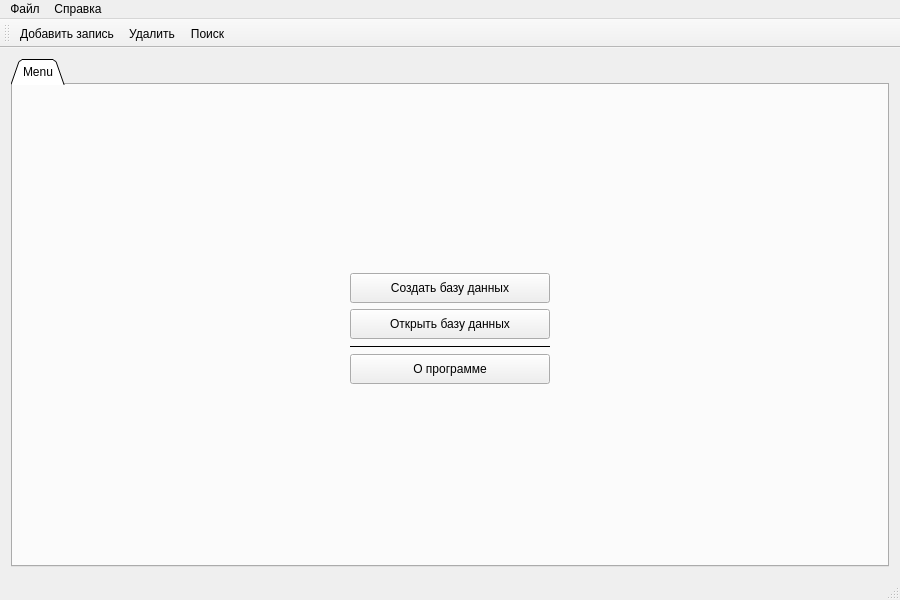
<?xml version="1.0" encoding="UTF-8"?>
<ui version="4.0">
 <class>MainWindow</class>
 <widget class="QMainWindow" name="MainWindow">
  <property name="geometry">
   <rect>
    <x>0</x>
    <y>0</y>
    <width>900</width>
    <height>600</height>
   </rect>
  </property>
  <property name="sizePolicy">
   <sizepolicy hsizetype="Preferred" vsizetype="Preferred">
    <horstretch>0</horstretch>
    <verstretch>0</verstretch>
   </sizepolicy>
  </property>
  <property name="minimumSize">
   <size>
    <width>900</width>
    <height>600</height>
   </size>
  </property>
  <property name="windowTitle">
   <string>KursachV15</string>
  </property>
  <widget class="QWidget" name="centralWidget">
   <property name="sizePolicy">
    <sizepolicy hsizetype="Maximum" vsizetype="Maximum">
     <horstretch>0</horstretch>
     <verstretch>0</verstretch>
    </sizepolicy>
   </property>
   <layout class="QVBoxLayout" name="verticalLayout">
    <item>
     <widget class="QTabWidget" name="tabWidget">
      <property name="sizePolicy">
       <sizepolicy hsizetype="Expanding" vsizetype="Expanding">
        <horstretch>0</horstretch>
        <verstretch>0</verstretch>
       </sizepolicy>
      </property>
      <property name="minimumSize">
       <size>
        <width>400</width>
        <height>400</height>
       </size>
      </property>
      <property name="tabPosition">
       <enum>QTabWidget::North</enum>
      </property>
      <property name="tabShape">
       <enum>QTabWidget::Triangular</enum>
      </property>
      <property name="currentIndex">
       <number>0</number>
      </property>
      <property name="elideMode">
       <enum>Qt::ElideNone</enum>
      </property>
      <property name="documentMode">
       <bool>false</bool>
      </property>
      <property name="tabsClosable">
       <bool>false</bool>
      </property>
      <property name="tabBarAutoHide">
       <bool>false</bool>
      </property>
      <widget class="QWidget" name="menuTab">
       <property name="sizePolicy">
        <sizepolicy hsizetype="Expanding" vsizetype="Expanding">
         <horstretch>0</horstretch>
         <verstretch>0</verstretch>
        </sizepolicy>
       </property>
       <property name="minimumSize">
        <size>
         <width>400</width>
         <height>400</height>
        </size>
       </property>
       <attribute name="title">
        <string>Menu</string>
       </attribute>
       <layout class="QGridLayout" name="gridLayout">
        <item row="0" column="0" rowspan="6">
         <spacer name="horizontalSpacer">
          <property name="orientation">
           <enum>Qt::Horizontal</enum>
          </property>
          <property name="sizeHint" stdset="0">
           <size>
            <width>315</width>
            <height>465</height>
           </size>
          </property>
         </spacer>
        </item>
        <item row="0" column="1">
         <spacer name="verticalSpacer">
          <property name="orientation">
           <enum>Qt::Vertical</enum>
          </property>
          <property name="sizeHint" stdset="0">
           <size>
            <width>20</width>
            <height>167</height>
           </size>
          </property>
         </spacer>
        </item>
        <item row="0" column="2" rowspan="6">
         <spacer name="horizontalSpacer_2">
          <property name="orientation">
           <enum>Qt::Horizontal</enum>
          </property>
          <property name="sizeHint" stdset="0">
           <size>
            <width>315</width>
            <height>465</height>
           </size>
          </property>
         </spacer>
        </item>
        <item row="1" column="1">
         <widget class="QPushButton" name="createDB_btn">
          <property name="sizePolicy">
           <sizepolicy hsizetype="Fixed" vsizetype="Fixed">
            <horstretch>0</horstretch>
            <verstretch>0</verstretch>
           </sizepolicy>
          </property>
          <property name="minimumSize">
           <size>
            <width>200</width>
            <height>30</height>
           </size>
          </property>
          <property name="text">
           <string>Создать базу данных</string>
          </property>
         </widget>
        </item>
        <item row="2" column="1">
         <widget class="QPushButton" name="openDB_btn">
          <property name="sizePolicy">
           <sizepolicy hsizetype="Fixed" vsizetype="Fixed">
            <horstretch>0</horstretch>
            <verstretch>0</verstretch>
           </sizepolicy>
          </property>
          <property name="minimumSize">
           <size>
            <width>200</width>
            <height>30</height>
           </size>
          </property>
          <property name="text">
           <string>Открыть базу данных</string>
          </property>
         </widget>
        </item>
        <item row="3" column="1">
         <widget class="Line" name="line">
          <property name="frameShadow">
           <enum>QFrame::Plain</enum>
          </property>
          <property name="orientation">
           <enum>Qt::Horizontal</enum>
          </property>
         </widget>
        </item>
        <item row="4" column="1">
         <widget class="QPushButton" name="about_btn">
          <property name="sizePolicy">
           <sizepolicy hsizetype="Fixed" vsizetype="Fixed">
            <horstretch>0</horstretch>
            <verstretch>0</verstretch>
           </sizepolicy>
          </property>
          <property name="minimumSize">
           <size>
            <width>200</width>
            <height>30</height>
           </size>
          </property>
          <property name="text">
           <string>О программе</string>
          </property>
          <property name="flat">
           <bool>false</bool>
          </property>
         </widget>
        </item>
        <item row="5" column="1">
         <spacer name="verticalSpacer_2">
          <property name="orientation">
           <enum>Qt::Vertical</enum>
          </property>
          <property name="sizeHint" stdset="0">
           <size>
            <width>20</width>
            <height>167</height>
           </size>
          </property>
         </spacer>
        </item>
       </layout>
      </widget>
     </widget>
    </item>
   </layout>
  </widget>
  <widget class="QMenuBar" name="menuBar">
   <property name="geometry">
    <rect>
     <x>0</x>
     <y>0</y>
     <width>900</width>
     <height>26</height>
    </rect>
   </property>
   <widget class="QMenu" name="menu">
    <property name="title">
     <string>Файл</string>
    </property>
    <addaction name="actionCreate"/>
    <addaction name="actionOpen"/>
   </widget>
   <widget class="QMenu" name="menu_2">
    <property name="title">
     <string>Справка</string>
    </property>
    <addaction name="actionAbout_2"/>
   </widget>
   <addaction name="menu"/>
   <addaction name="menu_2"/>
  </widget>
  <widget class="QStatusBar" name="statusBar"/>
  <widget class="QToolBar" name="toolBar">
   <property name="windowTitle">
    <string>toolBar</string>
   </property>
   <attribute name="toolBarArea">
    <enum>TopToolBarArea</enum>
   </attribute>
   <attribute name="toolBarBreak">
    <bool>false</bool>
   </attribute>
   <addaction name="addAction"/>
   <addaction name="delAction"/>
   <addaction name="searchAction"/>
  </widget>
  <action name="actionCreate">
   <property name="text">
    <string>Создать</string>
   </property>
   <property name="toolTip">
    <string>Создать новую базу данных</string>
   </property>
   <property name="shortcut">
    <string>Ctrl+N</string>
   </property>
  </action>
  <action name="actionOpen">
   <property name="text">
    <string>Открыть</string>
   </property>
   <property name="toolTip">
    <string>Открыть существующую базу данных</string>
   </property>
   <property name="shortcut">
    <string>Ctrl+O</string>
   </property>
  </action>
  <action name="actionAbout">
   <property name="text">
    <string>О программе</string>
   </property>
  </action>
  <action name="addAction">
   <property name="icon">
    <iconset resource="../imgs/pic.qrc">
     <normaloff>:/new/prefix1/111.PNG</normaloff>:/new/prefix1/111.PNG</iconset>
   </property>
   <property name="text">
    <string>Добавить запись</string>
   </property>
   <property name="toolTip">
    <string>Добавление новой строки в базу данных</string>
   </property>
   <property name="shortcut">
    <string>Ctrl+A</string>
   </property>
  </action>
  <action name="delAction">
   <property name="icon">
    <iconset resource="../imgs/pic.qrc">
     <normaloff>:/new/prefix1/112.PNG</normaloff>:/new/prefix1/112.PNG</iconset>
   </property>
   <property name="text">
    <string>Удалить</string>
   </property>
   <property name="toolTip">
    <string>Удалить текущую строку, для этого выделить один из ее элементов</string>
   </property>
   <property name="shortcut">
    <string>Ctrl+D</string>
   </property>
  </action>
  <action name="searchAction">
   <property name="icon">
    <iconset resource="../imgs/pic.qrc">
     <normaloff>:/new/prefix1/113.PNG</normaloff>:/new/prefix1/113.PNG</iconset>
   </property>
   <property name="text">
    <string>Поиск</string>
   </property>
   <property name="toolTip">
    <string>Найти элемент, удовлетворяющий условиям</string>
   </property>
   <property name="shortcut">
    <string>Ctrl+F</string>
   </property>
  </action>
  <action name="actionAbout_2">
   <property name="text">
    <string>О программе</string>
   </property>
  </action>
 </widget>
 <layoutdefault spacing="6" margin="11"/>
 <resources>
  <include location="../imgs/pic.qrc"/>
 </resources>
 <connections/>
</ui>
